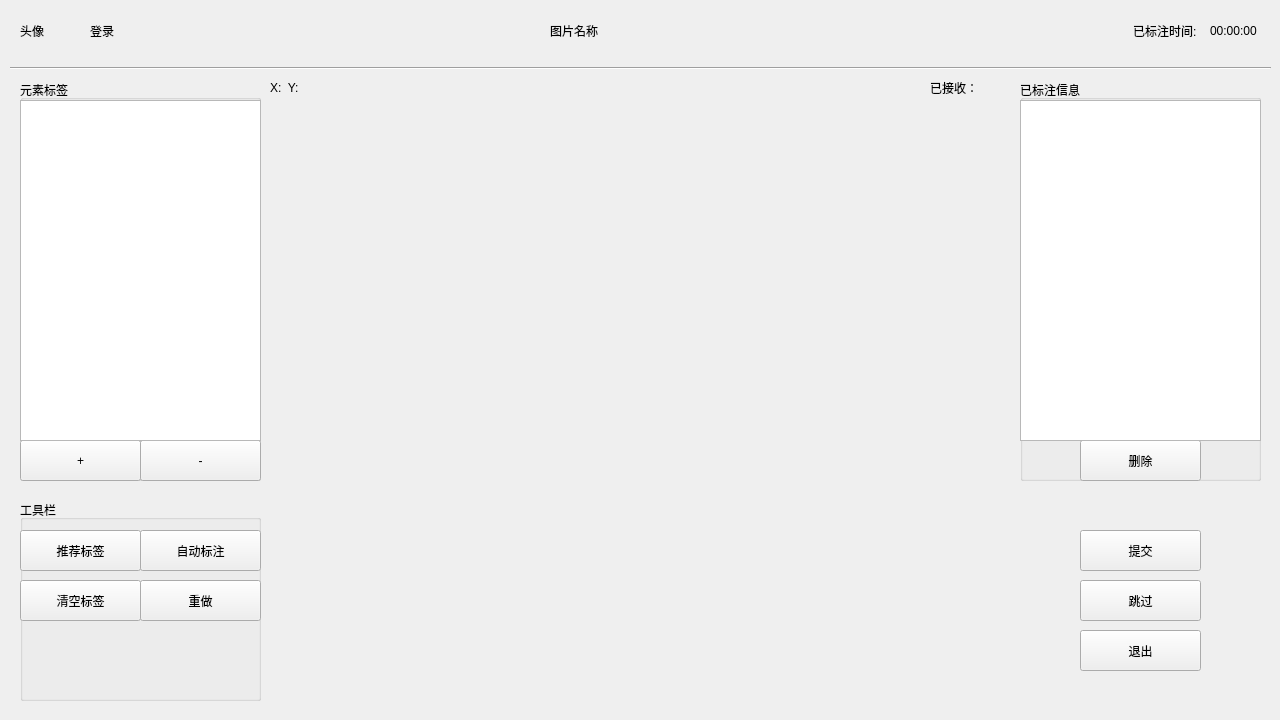
<?xml version="1.0" encoding="UTF-8"?>
<ui version="4.0">
 <class>Form</class>
 <widget class="QWidget" name="Form">
  <property name="geometry">
   <rect>
    <x>0</x>
    <y>0</y>
    <width>1280</width>
    <height>720</height>
   </rect>
  </property>
  <property name="windowTitle">
   <string>Form</string>
  </property>
  <widget class="QLabel" name="nameLabel">
   <property name="geometry">
    <rect>
     <x>550</x>
     <y>10</y>
     <width>231</width>
     <height>41</height>
    </rect>
   </property>
   <property name="text">
    <string>图片名称</string>
   </property>
  </widget>
  <widget class="QLabel" name="headLaebl">
   <property name="geometry">
    <rect>
     <x>20</x>
     <y>10</y>
     <width>54</width>
     <height>41</height>
    </rect>
   </property>
   <property name="text">
    <string>头像</string>
   </property>
   <property name="scaledContents">
    <bool>false</bool>
   </property>
  </widget>
  <widget class="QLabel" name="loginLabel">
   <property name="geometry">
    <rect>
     <x>90</x>
     <y>10</y>
     <width>54</width>
     <height>41</height>
    </rect>
   </property>
   <property name="text">
    <string>登录</string>
   </property>
  </widget>
  <widget class="QLabel" name="timeTextLabel">
   <property name="geometry">
    <rect>
     <x>1133</x>
     <y>10</y>
     <width>71</width>
     <height>41</height>
    </rect>
   </property>
   <property name="text">
    <string>已标注时间:</string>
   </property>
  </widget>
  <widget class="QLabel" name="timeLabel">
   <property name="geometry">
    <rect>
     <x>1210</x>
     <y>10</y>
     <width>54</width>
     <height>41</height>
    </rect>
   </property>
   <property name="text">
    <string>00:00:00</string>
   </property>
  </widget>
  <widget class="Line" name="line">
   <property name="geometry">
    <rect>
     <x>10</x>
     <y>60</y>
     <width>1261</width>
     <height>16</height>
    </rect>
   </property>
   <property name="orientation">
    <enum>Qt::Horizontal</enum>
   </property>
  </widget>
  <widget class="QGroupBox" name="labelBox">
   <property name="geometry">
    <rect>
     <x>20</x>
     <y>80</y>
     <width>241</width>
     <height>401</height>
    </rect>
   </property>
   <property name="title">
    <string>元素标签</string>
   </property>
   <widget class="QPushButton" name="plusLabelButton">
    <property name="geometry">
     <rect>
      <x>0</x>
      <y>360</y>
      <width>121</width>
      <height>41</height>
     </rect>
    </property>
    <property name="text">
     <string>+</string>
    </property>
   </widget>
   <widget class="QPushButton" name="subLabelButton">
    <property name="geometry">
     <rect>
      <x>120</x>
      <y>360</y>
      <width>121</width>
      <height>41</height>
     </rect>
    </property>
    <property name="text">
     <string>-</string>
    </property>
   </widget>
   <widget class="QListView" name="labelListView">
    <property name="geometry">
     <rect>
      <x>0</x>
      <y>20</y>
      <width>241</width>
      <height>341</height>
     </rect>
    </property>
   </widget>
  </widget>
  <widget class="QGroupBox" name="finishBox">
   <property name="geometry">
    <rect>
     <x>1020</x>
     <y>80</y>
     <width>241</width>
     <height>401</height>
    </rect>
   </property>
   <property name="title">
    <string>已标注信息</string>
   </property>
   <widget class="QPushButton" name="delButton">
    <property name="geometry">
     <rect>
      <x>60</x>
      <y>360</y>
      <width>121</width>
      <height>41</height>
     </rect>
    </property>
    <property name="text">
     <string>删除</string>
    </property>
   </widget>
   <widget class="QListView" name="finishListView">
    <property name="geometry">
     <rect>
      <x>0</x>
      <y>20</y>
      <width>241</width>
      <height>341</height>
     </rect>
    </property>
   </widget>
  </widget>
  <widget class="QGroupBox" name="toolsBox">
   <property name="geometry">
    <rect>
     <x>20</x>
     <y>500</y>
     <width>241</width>
     <height>201</height>
    </rect>
   </property>
   <property name="title">
    <string>工具栏</string>
   </property>
   <widget class="QPushButton" name="suggestButton">
    <property name="geometry">
     <rect>
      <x>0</x>
      <y>30</y>
      <width>121</width>
      <height>41</height>
     </rect>
    </property>
    <property name="text">
     <string>推荐标签</string>
    </property>
   </widget>
   <widget class="QPushButton" name="autoButton">
    <property name="geometry">
     <rect>
      <x>120</x>
      <y>30</y>
      <width>121</width>
      <height>41</height>
     </rect>
    </property>
    <property name="text">
     <string>自动标注</string>
    </property>
   </widget>
   <widget class="QPushButton" name="clearLabelButton">
    <property name="geometry">
     <rect>
      <x>0</x>
      <y>80</y>
      <width>121</width>
      <height>41</height>
     </rect>
    </property>
    <property name="text">
     <string>清空标签</string>
    </property>
   </widget>
   <widget class="QPushButton" name="redoButton">
    <property name="geometry">
     <rect>
      <x>120</x>
      <y>80</y>
      <width>121</width>
      <height>41</height>
     </rect>
    </property>
    <property name="text">
     <string>重做</string>
    </property>
   </widget>
  </widget>
  <widget class="QWidget" name="menuBox" native="true">
   <property name="geometry">
    <rect>
     <x>1020</x>
     <y>510</y>
     <width>241</width>
     <height>191</height>
    </rect>
   </property>
   <widget class="QPushButton" name="submitButton">
    <property name="geometry">
     <rect>
      <x>60</x>
      <y>20</y>
      <width>121</width>
      <height>41</height>
     </rect>
    </property>
    <property name="text">
     <string>提交</string>
    </property>
   </widget>
   <widget class="QPushButton" name="skipButton">
    <property name="geometry">
     <rect>
      <x>60</x>
      <y>70</y>
      <width>121</width>
      <height>41</height>
     </rect>
    </property>
    <property name="text">
     <string>跳过</string>
    </property>
   </widget>
   <widget class="QPushButton" name="exitButton">
    <property name="geometry">
     <rect>
      <x>60</x>
      <y>120</y>
      <width>121</width>
      <height>41</height>
     </rect>
    </property>
    <property name="text">
     <string>退出</string>
    </property>
   </widget>
  </widget>
  <widget class="QLabel" name="xyLabel">
   <property name="geometry">
    <rect>
     <x>270</x>
     <y>80</y>
     <width>91</width>
     <height>16</height>
    </rect>
   </property>
   <property name="text">
    <string>X:  Y:  </string>
   </property>
  </widget>
  <widget class="QWidget" name="imgWidget" native="true">
   <property name="geometry">
    <rect>
     <x>270</x>
     <y>100</y>
     <width>741</width>
     <height>601</height>
    </rect>
   </property>
  </widget>
  <widget class="QLabel" name="recvLabel">
   <property name="geometry">
    <rect>
     <x>930</x>
     <y>80</y>
     <width>81</width>
     <height>16</height>
    </rect>
   </property>
   <property name="text">
    <string>已接收：</string>
   </property>
  </widget>
 </widget>
 <resources/>
 <connections/>
</ui>
